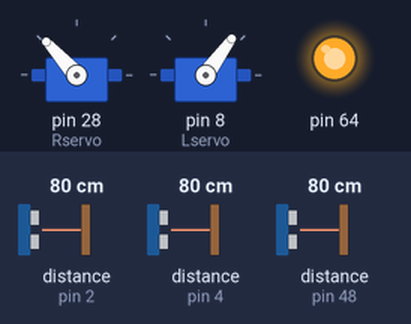
The sketch below on a simulated Arduino Mega 2560, built with avr-gcc and run on an emulated ATmega2560. Parts: 2 × servo, output pins drawn as LEDs (lit = HIGH). Wiring (inferred from the names in the program): 2 × ultrasonic range finder: trigger pin 3, echo pin 2 / trigger pin 5, echo pin 4. Inputs (shaded band) come from the test bench; at power-on: distance to the obstacle (sensors on pin 2, pin 4, pin 48) 80 cm. The echo pulse lasts 58.3 µs per cm; pins used as bus, display or sensor lines are not drawn.

Above: at 1.2 s.
1.3 s: distance to the obstacle (sensor on pin 2) set to 23 cm
2.8 s: distance to the obstacle (sensor on pin 2) set to 18 cm
At 3.3 s:
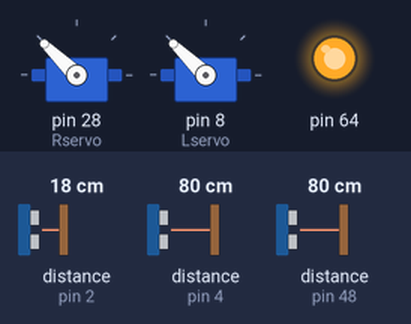
4.3 s: distance to the obstacle (sensor on pin 2) set to 35 cm
At 5.5 s:
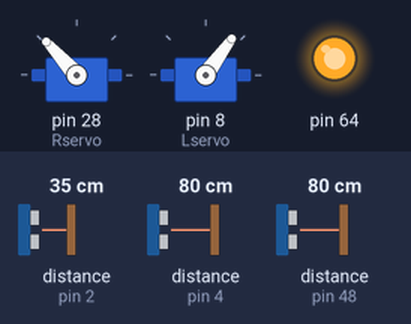
5.8 s: distance to the obstacle (sensor on pin 4) set to 22 cm
7.3 s: distance to the obstacle (sensor on pin 4) set to 18 cm
At 7.9 s:
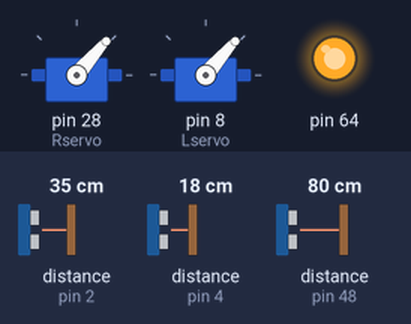
8.8 s: distance to the obstacle (sensor on pin 4) set to 35 cm
At 9.8 s:
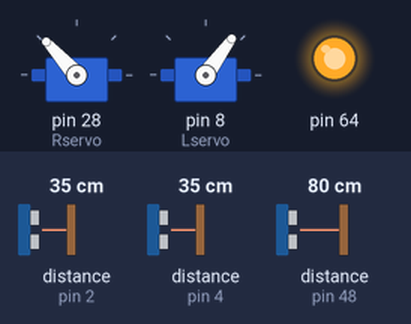
Timing chart, 0 to 11.3 s (numbered marks = the images above; inputs shaded):
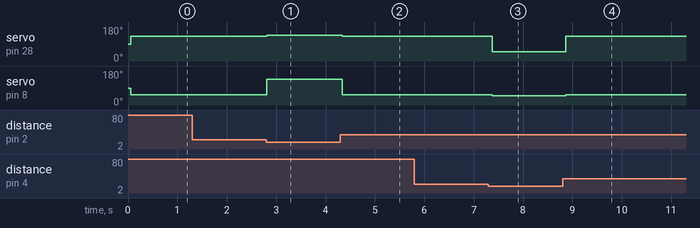

The sketch:

Wall_Following_V3_210824.ino
```cpp
#include <Servo.h>
#include <VL53L0X.h>
#include <SparkFunSX1509.h>

#define IRQ_PIN 2
#define XSHUT_PIN 3
#define VL53L0X_ADDRESS_START 0x30

#define frontTOFLimit 300
#define frontTOFMinimum 500
#define rUSLimit 20
#define lUSLimit 20

#define N 1500

const int trigPinr = 3;
const int echoPinr = 2;
const int trigPinl = 5;
const int echoPinl = 4;

bool turn_direction = NULL;
int turn_counter = 0;
uint32_t my_time = 0;

const byte SX1509_ADDRESS = 0x3F;
const uint8_t sensorCount = 1;
const uint8_t xshutPins[sensorCount] = {0};
float duration, distance, distance_left, distance_right, tof_distance,front_tof;

Servo Rservo;
Servo Lservo;
SX1509 io;
VL53L0X sensors[sensorCount];

void setup() {
  pinMode(trigPinr, OUTPUT);
  pinMode(echoPinr, INPUT);
  pinMode(trigPinl, OUTPUT);
  pinMode(echoPinl, INPUT);
  Rservo.attach(28);
  Lservo.attach(8);
  // Rservo.writeMicroseconds(1500);
  // Lservo.writeMicroseconds(1500);
  Serial.begin(115200);
  io.begin(SX1509_ADDRESS);
  Wire.begin();
  Wire.setClock(400000);
  for (uint8_t i = 0; i < sensorCount; i++)
  {
    io.pinMode(xshutPins[i], OUTPUT);
    io.digitalWrite(xshutPins[i], LOW);
  }
  for (uint8_t i = 0; i < sensorCount; i++)
  {
    io.digitalWrite(xshutPins[i], HIGH);
    delay(10);
    sensors[i].setTimeout(500);
    if (!sensors[i].init())
    {
      Serial.print("Failed to detect and initialize sensor ");
      Serial.println(i);
      while (1);
    }
    sensors[i].setAddress(VL53L0X_ADDRESS_START + i);
    sensors[i].startContinuous(50);
  }


}

//===============================================================================//
//                                    Logic                                      //
//===============================================================================//

// Function used to read ultrasonic readings
float ping(int32_t trigPin, int32_t echoPin) {
  digitalWrite(trigPin, LOW);
  delayMicroseconds(2);
  digitalWrite(trigPin, HIGH);
  delayMicroseconds(10);
  digitalWrite(trigPin, LOW);
  duration = pulseIn(echoPin, HIGH);
  distance = (duration*.0343)/2;
  return distance;
}


/*
================================================|
 Right Motor:         | Left Motor:             |
--------------        | -------------           |
FW Full-Power = 1950  | FW Full-Power = 1050    |
REV Full-Power = 1050 | REV Full-Power = 1950   |
================================================|
*/

void get_my_time() {
  if (turn_counter == 1) {
    my_time = millis();
  }
}

bool stuck() {
  if (turn_counter > 5) {
    int end_time = millis();
    if ((end_time - my_time) < 3000) {
      return 1;
    }
  }
  return 0;
}

void reverse_left() {
  Lservo.writeMicroseconds(1950);
  Rservo.writeMicroseconds(1950);
}

void reverse_right() {
  Rservo.writeMicroseconds(1050);
  Lservo.writeMicroseconds(1200);
}

void turn_left() {
    if (turn_direction == 1) {
      turn_counter += 1;
    }
    Rservo.writeMicroseconds(1950);
    Lservo.writeMicroseconds(1950);
    turn_direction = 0;
    // Rservo.writeMicroseconds(N);
    // Lservo.writeMicroseconds(N);
}

void turn_right() {
  if (turn_direction == 0) {
      turn_counter += 1;
    }
    Rservo.writeMicroseconds(1050);
    Lservo.writeMicroseconds(1050);
    turn_direction = 1;
    // Rservo.writeMicroseconds(N);
    // Lservo.writeMicroseconds(N);
}

void go_straight() {
  Rservo.writeMicroseconds(1900);
  Lservo.writeMicroseconds(1100);
  // Rservo.writeMicroseconds(N);
  // Lservo.writeMicroseconds(N);
}

/*
=================
  MAIN FUNCTION
=================
*/
void loop() {
  for (uint8_t i = 0; i < sensorCount; i++)
  {
    distance_left = ping(trigPinl, echoPinl); // Left US Sensor Reading
    front_tof = sensors[i].readRangeContinuousMillimeters();
    if (sensors[i].timeoutOccurred()) { Serial.print(" TIMEOUT"); }
    distance_right = ping(trigPinr, echoPinr); // Right US Sensor Reading
    // Serial.print(" Left: ");
    // Serial.print(distance_left);
    // Serial.print('\t');

    // Serial.print(" Middle: ");
    // Serial.print(front_tof);
    // Serial.print('\t');

    // Serial.print(" Right: ");
    // Serial.println(distance_right);
    // Serial.print('\t');
  }

  get_my_time();

  if (stuck()) {
    if (turn_direction == 0) {
      reverse_left();
      delay(1000);
    } else {
      reverse_right();
      delay(1000);
    }
  }

  if (front_tof < frontTOFLimit){///units in mm
    if (distance_right < distance_left){
      while (front_tof < frontTOFMinimum){
        for (uint8_t i = 0; i < sensorCount; i++){
            front_tof = sensors[i].readRangeContinuousMillimeters();
            if (sensors[i].timeoutOccurred()) { Serial.print(" TIMEOUT"); }
            }
      turn_left();
      }
    }
    else if (distance_right > distance_left){
      while (front_tof < frontTOFMinimum){
        for (uint8_t i = 0; i < sensorCount; i++) {
            front_tof = sensors[i].readRangeContinuousMillimeters();
            if (sensors[i].timeoutOccurred()) { Serial.print(" TIMEOUT"); }
      }
      turn_right();
      }
    }
  }
  else if (distance_right < lUSLimit) {///units in cm
    turn_left();
  }

   else if (distance_left < rUSLimit) {///units in cm
    turn_right();
  }

  else {
    go_straight();
    turn_counter = 0;
  }

  delay(50);

}
```

Measured:
- the behaviour switches between 21 and 20 cm on distance to the obstacle (sensor on pin 2) (found by bisection; images 0 and 1)
- the behaviour switches between 21 and 20 cm on distance to the obstacle (sensor on pin 4) (found by bisection; images 2 and 3)
- after the input at 1.3 s, every drawn part: stays the same
- after the input at 2.8 s, servo on pin 28 (Rservo): 132° → 136° at once; servo on pin 8 (Lservo): 54° → 136° at once
- after the input at 4.3 s, servo on pin 28 (Rservo): 136° → 132° at once; servo on pin 8 (Lservo): 136° → 54° at once
- after the input at 5.8 s, every drawn part: stays the same
- after the input at 7.3 s, servo on pin 28 (Rservo): 132° → 49° after 0.07 s; servo on pin 8 (Lservo): 54° → 49° after 0.07 s
- after the input at 8.8 s, servo on pin 28 (Rservo): 49° → 132° after 0.06 s; servo on pin 8 (Lservo): 49° → 54° after 0.06 s
